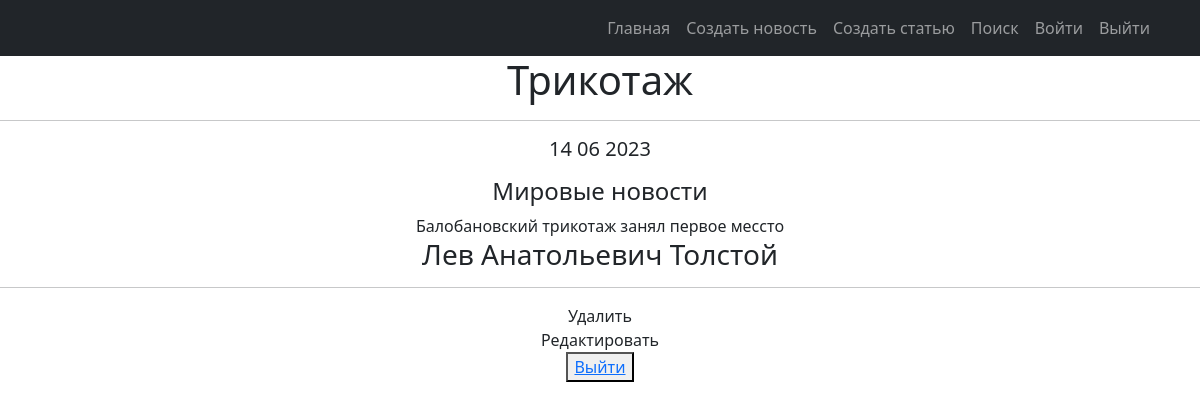
The app's page /33 with its own data.
### news/models.py (models this page shows, shortened)
class Post(models.Model):
    objects = None
    article = 'AR'
    news = 'NE'
    POST = [
        (news, 'Новость'),
        (article, 'Статья')
    ]
    title = models.TextField(max_length=50)
    author = models.ForeignKey(Author, on_delete=models.CASCADE)
    time_in_comment = models.DateTimeField(auto_now_add=True)  #default=django.utils.timezone.now
    choice_title = models.CharField(max_length=2, choices=POST)
    post_text = models.TextField(max_length=500)
    categories = models.ManyToManyField('Category', through='PostCategory')
    rating_post = models.IntegerField(default=0)

class Category(models.Model):
    objects = None
    economy = 'EC'
    politician = 'PL'
    worldnews = 'WN'
    hostnews = 'HN'
    sport = 'SP'
    POSITION = [
        (economy, 'Экономика'),
        (politician, 'Политика'),
        (worldnews, 'Мировые новости'),
        (hostnews, 'Местные новости'),
        (sport, 'Спортивные новости')
    ]
    category = models.CharField(max_length=2, choices=POSITION, default='HN', unique=True)
    subscribers = models.ManyToManyField(User, blank=True, related_name='categories')
    def __str__(self):
        return self.get_category_display()

class Author(models.Model):
    user_author = models.OneToOneField(User, on_delete=models.CASCADE)
    user_rating = models.IntegerField(default=0)

### news/views.py (the view)
# urls.py: path('<int:pk>', PostDetail.as_view(), name='post_detail'),
class PostDetail(DetailView):
    model = Post
    template_name = 'one_news.html'
    context_object_name = "news"

### news/templatetags/censure.py (called while the page is built)
@register.filter()
def censor(word):
    def multiple_replace(texts, replace_value):
        for i, j in replace_value.items():
            texts = texts.lower().replace(i, j)
        return texts
    replace_values = {'модели': 'м*****',
                      'джигурда': 'д*******',
                      'однако': 'о*****',
                      'директор': 'д*******',
                      'повтор': 'п*****'
                      }
    word = multiple_replace(word, replace_values)
    return word.capitalize()

### templates/one_news.html (shortened to what this page needs)
{% extends 'flatpages/default.html' %}
{% block content %}
{% load censure %}
<h1>{{ news.title | censor }}</h1>
<hr>
<h5>{{ news.time_in_comment |date:'d m Y'  }}</h5>
<p style="text-indent: 25px;">
    <h4>{% for category in news.categories.all %}
        {{category}}
    {% endfor %}</h4>
    {{news.post_text | censor}}
<h3>{{ news.author.user_author.first_name }}</h3>
</p>
<hr>
<a class="nav-link" href="/news/{{news.id}}/delete/">Удалить</a>
<a class="nav-link" href="{{news.id}}/edit/">Редактировать</a>
<button> <a href="logout/">Выйти</a> </button>
{% endblock content %}

### records on screen
Post: title|censor "Трикотаж", time_in_comment "14 06 2023", post_text|censor "Балобановский трикотаж занял первое мессто", author.user_author.first_name "Лев Анатольевич Толстой"
Category: category "Мировые новости"
